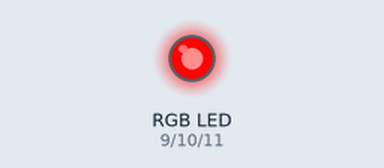
The sketch below on a simulated Arduino Uno, built with avr-gcc and run on an emulated ATmega328P. On the bench: an RGB LED mixed from three pins (HIGH = lit). Dim RGB values are drawn brighter than linear.

Above: at 0.05 s.
At 0.9 s:
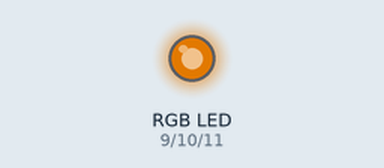
At 1.8 s:
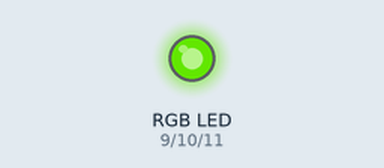
At 3.6 s:
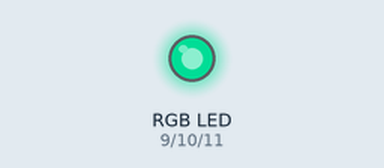
At 5.4 s:
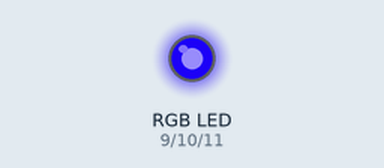
At 7.2 s:
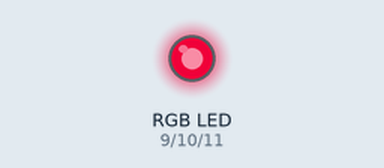
Timing chart, 0 to 10.0 s (numbered marks = the images above):
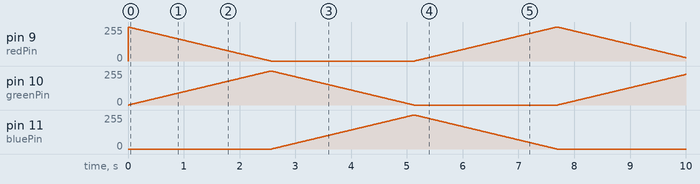

The sketch:

rgb_led_analog_write.ino
```cpp
int redPin = 9;
int greenPin = 10;
int bluePin = 11;

void setup() {
  pinMode(redPin, OUTPUT);
  pinMode(greenPin, OUTPUT);
  pinMode(bluePin, OUTPUT);
}

void loop() {
  // Red → Green
  for (int i = 0; i <= 255; i++) {
    analogWrite(redPin, 255 - i);   // decrease red
    analogWrite(greenPin, i);       // increase green
    delay(10);
  }

  // Green → Blue
  for (int i = 0; i <= 255; i++) {
    analogWrite(greenPin, 255 - i);
    analogWrite(bluePin, i);
    delay(10);
  }

  // Blue → Red
  for (int i = 0; i <= 255; i++) {
    analogWrite(bluePin, 255 - i);
    analogWrite(redPin, i);
    delay(10);
  }
}
```
